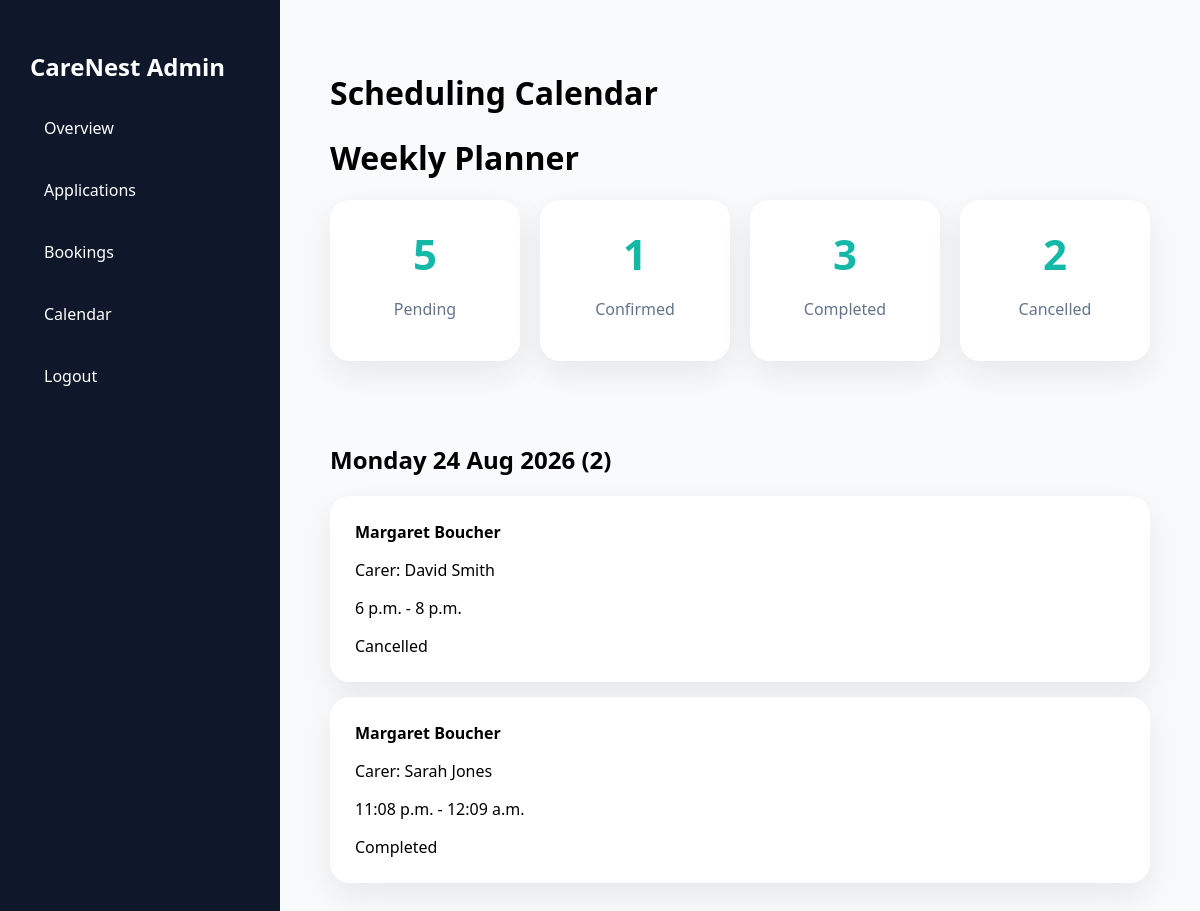
Screenshot of /admin-dashboard/calendar/ (signed in) with the database file from the repository.
### bookings/models.py (models this page shows, shortened)
class Booking(models.Model):
    CARE_TYPES = (
        ('elderly', 'Elderly Care'),
        ('dementia', 'Dementia Care'),
        ('personal', 'Personal Care'),
        ('overnight', 'Overnight Care'),
        ('companionship', 'Companionship'),
    )
    family = models.ForeignKey(
        User,
        on_delete=models.CASCADE,
        null=True,
        blank=True
    )
    client_name = models.CharField(max_length=100)
    client_email = models.EmailField()
    carer = models.ForeignKey(
        Carer,
        on_delete=models.CASCADE
    )
    care_type = models.CharField(
        max_length=50,
        choices=CARE_TYPES
    )
    booking_date = models.DateField()
    start_time = models.TimeField()
    end_time = models.TimeField()
    STATUS_CHOICES = (
    ('pending', 'Pending'),
    ('confirmed', 'Confirmed'),
    ('completed', 'Completed'),
    ('cancelled', 'Cancelled'),
    )
    status = models.CharField(
    max_length=20,
    choices=STATUS_CHOICES,
    default='pending'
    )
    created_at = models.DateTimeField(
        auto_now_add=True
    )

### carers/models.py (models this page shows, shortened)
class Carer(models.Model):
    user = models.OneToOneField(
        User,
        on_delete=models.CASCADE,
        null=True,
        blank=True,
        related_name='carer_profile'
    )
    GENDER_CHOICES = (
        ('male', 'Male'),
        ('female', 'Female'),
    )
    CARE_TYPES = (
        ('Dementia Care', 'Dementia Care'),
        ('Personal Care', 'Personal Care'),
        ('Companionship', 'Companionship'),
        ('Overnight Care', 'Overnight Care'),
    )
    care_type = models.CharField(
        max_length=50,
        choices=CARE_TYPES,
        default='Personal Care'
    )
    full_name = models.CharField(max_length=100)
    photo = models.ImageField(
        upload_to='carers/',
        blank=True,
        null=True
    )
    gender = models.CharField(
        max_length=10,
        choices=GENDER_CHOICES,
        default='female'
    )
    postcode = models.CharField(max_length=20)
    experience_years = models.PositiveIntegerField()
    hourly_rate = models.DecimalField(
        max_digits=8,
        decimal_places=2
    )
    bio = models.TextField()
    dbs_verified = models.BooleanField(
        default=False
    )

### carers/views.py (the view)
@user_passes_test(lambda u: u.is_superuser)
def admin_calendar(request):
    today = date.today()
    week_days = []
    for i in range(7):
        current_day = today + timedelta(days=i)
        day_bookings = Booking.objects.filter(
            booking_date=current_day
        ).order_by('start_time')
        week_days.append({
            'date': current_day,
            'bookings': day_bookings
        })
    return render(
    request,
    'carers/admin_calendar.html',
    {
        'week_days': week_days,
        'pending_count': Booking.objects.filter(status='pending').count(),
        'confirmed_count': Booking.objects.filter(status='confirmed').count(),
        'completed_count': Booking.objects.filter(status='completed').count(),
        'cancelled_count': Booking.objects.filter(status='cancelled').count(),
    }
)

### carers/templates/carers/admin_calendar.html (shortened to what this page needs)
<!DOCTYPE html>
<html>
<head>
</head>
<body>
<div class="layout">
<div class="sidebar">
    <h2>CareNest Admin</h2>
<a href="/admin-dashboard/">Overview</a>
    <a href="/admin-dashboard/applications/">Applications</a>
    <a href="/admin-dashboard/bookings/">Bookings</a>
    <a href="/admin-dashboard/calendar/">Calendar</a>
    <a href="/logout/">Logout</a>
</div>
<div class="main">
    <h1>Scheduling Calendar</h1>
    <div class="section">
        <h1>Weekly Planner</h1>
        <div class="summary-grid">
            <div class="summary-card">
                <h2>{{ pending_count }}</h2>
                <p>Pending</p>
            </div>
            <div class="summary-card">
                <h2>{{ confirmed_count }}</h2>
                <p>Confirmed</p>
            </div>
            <div class="summary-card">
                <h2>{{ completed_count }}</h2>
                <p>Completed</p>
            </div>
            <div class="summary-card">
                <h2>{{ cancelled_count }}</h2>
                <p>Cancelled</p>
            </div>
        </div>
<br>
{% for day in week_days %}
    {% if day.bookings %}
    <div class="section">
        <h2>
            {{ day.date|date:"l d M Y" }}
            ({{ day.bookings|length }})
        </h2>
        {% for booking in day.bookings %}
            <div class="card">
                <strong>
                    {{ booking.client_name }}
                </strong>
                <p>
                    Carer:
                    {{ booking.carer.full_name }}
                </p>
                <p>
                    {{ booking.start_time }}
                    -
                    {{ booking.end_time }}
                </p>
                <span class="status {{ booking.status }}">
                    {{ booking.get_status_display }}
                </span>
            </div>
        {% empty %}
            <div class="card">
                No bookings scheduled.
            </div>
        {% endfor %}
    </div>
    {% endif %}
{% endfor %}
</div>
</div>
</body>
</html>

### carers/templates/carers/admin_calendar.html (style rules this page uses)
body { margin:0; font-family:"Segoe UI",sans-serif; background:#f8fafc; }
.layout { display:grid; grid-template-columns:280px 1fr; min-height:100vh; }
.sidebar { background:#0f172a; color:white; padding:30px; }
.sidebar a { display:block; color:white; text-decoration:none; padding:14px; margin-bottom:12px; border-radius:10px; }
.summary-grid { display:grid; grid-template-columns:repeat(4,1fr); gap:20px; margin-bottom:40px; }
.summary-card { background:white; padding:25px; border-radius:20px; text-align:center; box-shadow:0 12px 35px rgba(0,0,0,0.08); }
.summary-card h2 { font-size:42px; color:#14b8a6; margin:0; }
.summary-card p { color:#64748b; }
.main { padding:50px; }
.section { margin-bottom:50px; }
.card { background:white; padding:25px; border-radius:20px; margin-bottom:15px; box-shadow:0 12px 35px rgba(0,0,0,0.08); }

### rows the page displays
Booking: client_name "Margaret Boucher", carer.full_name "David Smith", start_time "6 p.m.", end_time "8 p.m.", status "Cancelled"
Booking: client_name "Margaret Boucher", carer.full_name "Sarah Jones", start_time "11:08 p.m.", end_time "12:09 a.m.", status "Completed"

### other values shown
{{ pending_count }} "5"
{{ confirmed_count }} "1"
{{ completed_count }} "3"
{{ cancelled_count }} "2"
{{ day.date|date:"l d M Y" }} "Monday 24 Aug 2026"
{{ day.bookings|length }} "2"
